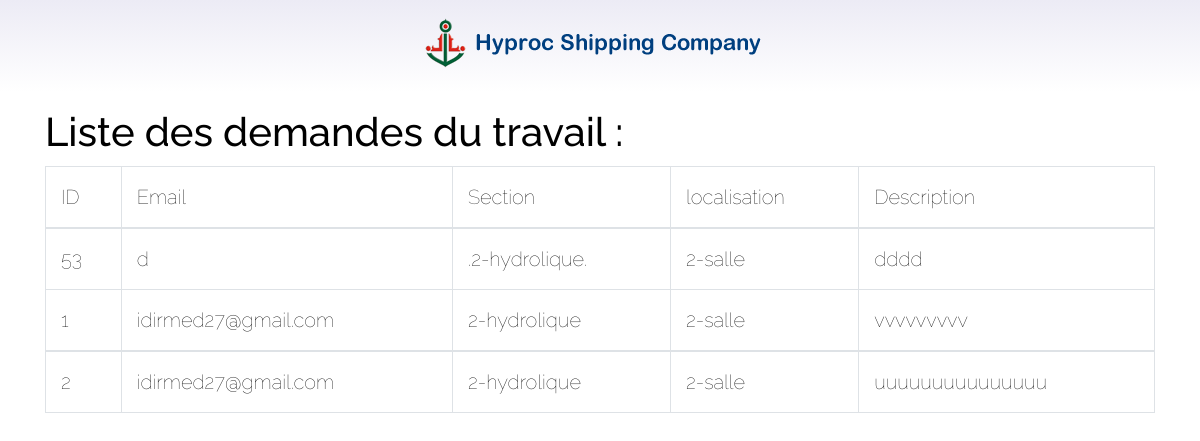
The app's page /pageDemandeTravail.php with its own data.
### tables this page shows
CREATE TABLE IF NOT EXISTS `demande_travail` (
  `id_type` varchar(50) NOT NULL,
  `id_localisation` varchar(50) NOT NULL,
  `description` varchar(50) NOT NULL,
  `id` int(11) NOT NULL AUTO_INCREMENT,
  `id_employe` int(50) DEFAULT NULL,
  PRIMARY KEY (`id`)
);

CREATE TABLE IF NOT EXISTS `employe` (
  `id_employe` int(50) NOT NULL AUTO_INCREMENT,
  `nom` varchar(50) NOT NULL,
  `prénom` varchar(50) NOT NULL,
  `email` varchar(50) NOT NULL,
  `mot_de_passe` varchar(50) NOT NULL,
  `code` varchar(50) NOT NULL,
  `poste` varchar(50) NOT NULL,
  PRIMARY KEY (`id_employe`)
);

CREATE TABLE IF NOT EXISTS `demande_travailcs` (
  `id_dtcs` int(11) NOT NULL AUTO_INCREMENT,
  `id_type` varchar(50) NOT NULL,
  `id_localisation` varchar(50) NOT NULL,
  `description` varchar(50) NOT NULL,
  `id_chefS` int(11) NOT NULL,
  PRIMARY KEY (`id_dtcs`)
);

CREATE TABLE IF NOT EXISTS `chef_section` (
  `nom` varchar(50) NOT NULL,
  `prénom` varchar(50) NOT NULL,
  `email` varchar(50) NOT NULL,
  `mot_de_passe` varchar(50) NOT NULL,
  `poste` varchar(50) NOT NULL,
  `id_chefS` int(50) NOT NULL,
  PRIMARY KEY (`id_chefS`),
  UNIQUE KEY `id` (`nom`)
);

### pageDemandeTravail.php (the view, shortened to what this page needs)
<!DOCTYPE html>
<html lang="en">
<head>
    <?php include ("php/head.php")
    ?>
</head>
<body>
    <?php include ("php/header.php")
    ?>
<div class="container">
<h2> Liste des demandes du travail : </h2>
    <table class="table table-hover table-bordered">
            <thead>
                <tr>
                    <th>ID</th>
                    <th>Email</th>
                    <th>Section</th>
                    <th>localisation</th>
                    <th>Description</th>
                </tr>
            </thead>
    <?php
        include("bdd.php");
    $sql2="SELECT id_type,id_localisation,description,id,id_employe FROM demande_travail";
    $sql3="SELECT nom,prénom,email,id_employe,poste FROM employe ";
    $sql4="SELECT id_type,id_localisation,description,id_dtcs,id_chefS FROM demande_travailcs";
    $sql5="SELECT nom,prénom,email,id_chefS,poste FROM chef_section ";
    $resultat_demande=$conn->query($sql2);
    if($resultat_demande->num_rows >0){
        while($row_demande = $resultat_demande->fetch_assoc()){
            $type = $row_demande['id_type'] ;
            $localisation = $row_demande['id_localisation'];
            $description = $row_demande['description'];
            $id_employe=$row_demande['id_employe'];
                    $id=$row_demande['id'];
    $resultat_employe=$conn->query($sql3);
        while($row_employe = $resultat_employe->fetch_assoc()){
            $email = $row_employe['email'];
            $id_employe1=$row_employe['id_employe'];
        if( $id_employe== $id_employe1)
        {
            echo "
                <tbody>
            <tr>
                <td>".$id."</td>
                <td>".$email."</td>
                <td>.$type.</td>
                <td>".$localisation ."</td>
                <td>".$description ."</td>
            </tr>
        ";
    }
    }
    }
    }
    $resultat_demandecs=$conn->query($sql4);
    if($resultat_demande->num_rows >0){
        while($row_demandecs = $resultat_demandecs->fetch_assoc()){
            $type1 = $row_demandecs['id_type'] ;
            $localisation1 = $row_demandecs['id_localisation'];
            $description1 = $row_demandecs['description'];
            $id_chefs=$row_demandecs['id_chefS'];
                    $id1=$row_demandecs['id_dtcs'];
    $resultat_chefs=$conn->query($sql5);
        while($row_chefs = $resultat_chefs->fetch_assoc()){
            $email1 = $row_chefs['email'];
            $id_chefs1=$row_chefs['id_chefS'];
        if( $id_chefs== $id_chefs1)
        {
            echo "<tr>
                <td>".$id1."</td>
                <td>".$email1."</td>
                <td>".$type1 ."</td>
                <td>".$localisation1 ."</td>
                <td>".$description1 ."</td>
                </tr>
                </tbody>";
    }
    }
    }
    }
    echo "</table>";
        ?>
    </div>
</body>
</html>

### php/head.php (shortened to what this page needs)
<link rel="stylesheet" href="CSS.css">
<link rel="stylesheet" href="bootstrap/css/bootstrap.css">
<link rel="stylesheet" href="//use.fontawesome.com/releases/v5.0.7/css/all.css">

### php/header.php
<header class="header col-lg-12 col-md-12 col-sm-12 ">
    <a href="accueil.php"><img class="img"src="img/logo1.png"/></a>
  </header>

### CSS.css (style rules this page uses)
[class*="col"] { text-align: center; background-color: white; }
.header { background-image: linear-gradient(#ECEBF5,white); padding-top: 1.5%; padding-bottom: 2%; }
* { font-size: 20px; color: black; font-weight: 100; font-family: 'Raleway',sans-serif ; }
.container { padding: 16px; }

### records on screen
demande_travail: id "53", id_type "2-hydrolique", id_localisation "2-salle", description "dddd"
employe: email "d"
demande_travailcs: id_dtcs "1", id_type "2-hydrolique", id_localisation "2-salle", description "vvvvvvvvv"
chef_section: email "idirmed27@gmail.com"
demande_travailcs: id_dtcs "2", id_type "2-hydrolique", id_localisation "2-salle", description "uuuuuuuuuuuuuuu"
